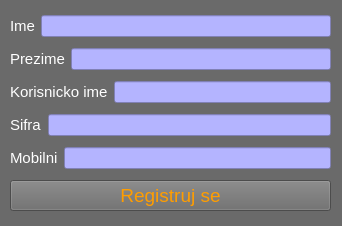
<?xml version="1.0" encoding="UTF-8"?>
<ui version="4.0">
 <class>RegisterForm</class>
 <widget class="QWidget" name="RegisterForm">
  <property name="geometry">
   <rect>
    <x>0</x>
    <y>0</y>
    <width>342</width>
    <height>226</height>
   </rect>
  </property>
  <property name="minimumSize">
   <size>
    <width>342</width>
    <height>226</height>
   </size>
  </property>
  <property name="maximumSize">
   <size>
    <width>342</width>
    <height>226</height>
   </size>
  </property>
  <property name="windowTitle">
   <string>Registracija</string>
  </property>
  <property name="styleSheet">
   <string notr="true">background-color: rgb(106, 106, 106);</string>
  </property>
  <widget class="QWidget" name="layoutWidget">
   <property name="geometry">
    <rect>
     <x>10</x>
     <y>10</y>
     <width>321</width>
     <height>211</height>
    </rect>
   </property>
   <layout class="QVBoxLayout" name="verticalLayout">
    <item>
     <layout class="QHBoxLayout" name="horizontalLayout">
      <item>
       <widget class="QLabel" name="label">
        <property name="font">
         <font>
          <pointsize>11</pointsize>
         </font>
        </property>
        <property name="styleSheet">
         <string notr="true">color: white;</string>
        </property>
        <property name="text">
         <string>Ime</string>
        </property>
       </widget>
      </item>
      <item>
       <widget class="QLineEdit" name="lineEdit">
        <property name="styleSheet">
         <string notr="true">background-color: rgb(180, 180, 255);
color: black;</string>
        </property>
       </widget>
      </item>
     </layout>
    </item>
    <item>
     <layout class="QHBoxLayout" name="horizontalLayout_2">
      <item>
       <widget class="QLabel" name="label_2">
        <property name="font">
         <font>
          <pointsize>11</pointsize>
         </font>
        </property>
        <property name="styleSheet">
         <string notr="true">color: white;</string>
        </property>
        <property name="text">
         <string>Prezime</string>
        </property>
       </widget>
      </item>
      <item>
       <widget class="QLineEdit" name="lineEdit_2">
        <property name="styleSheet">
         <string notr="true">background-color: rgb(180, 180, 255);
color: black;</string>
        </property>
       </widget>
      </item>
     </layout>
    </item>
    <item>
     <layout class="QHBoxLayout" name="horizontalLayout_3">
      <item>
       <widget class="QLabel" name="label_3">
        <property name="font">
         <font>
          <pointsize>11</pointsize>
         </font>
        </property>
        <property name="styleSheet">
         <string notr="true">color: white;</string>
        </property>
        <property name="text">
         <string>Korisnicko ime</string>
        </property>
       </widget>
      </item>
      <item>
       <widget class="QLineEdit" name="lineEdit_3">
        <property name="styleSheet">
         <string notr="true">background-color: rgb(180, 180, 255);
color: black;</string>
        </property>
       </widget>
      </item>
     </layout>
    </item>
    <item>
     <layout class="QHBoxLayout" name="horizontalLayout_4">
      <item>
       <widget class="QLabel" name="label_4">
        <property name="font">
         <font>
          <pointsize>11</pointsize>
         </font>
        </property>
        <property name="styleSheet">
         <string notr="true">color: white;</string>
        </property>
        <property name="text">
         <string>Sifra</string>
        </property>
       </widget>
      </item>
      <item>
       <widget class="QLineEdit" name="lineEdit_4">
        <property name="styleSheet">
         <string notr="true">background-color: rgb(180, 180, 255);
color: black;</string>
        </property>
       </widget>
      </item>
     </layout>
    </item>
    <item>
     <layout class="QHBoxLayout" name="horizontalLayout_5">
      <item>
       <widget class="QLabel" name="label_5">
        <property name="font">
         <font>
          <pointsize>11</pointsize>
         </font>
        </property>
        <property name="styleSheet">
         <string notr="true">color: white;</string>
        </property>
        <property name="text">
         <string>Mobilni</string>
        </property>
       </widget>
      </item>
      <item>
       <widget class="QLineEdit" name="lineEdit_5">
        <property name="styleSheet">
         <string notr="true">background-color: rgb(180, 180, 255);
color: black;</string>
        </property>
       </widget>
      </item>
     </layout>
    </item>
    <item>
     <widget class="QPushButton" name="pushButton">
      <property name="font">
       <font>
        <pointsize>14</pointsize>
       </font>
      </property>
      <property name="styleSheet">
       <string notr="true">color: rgb(255, 157, 0);</string>
      </property>
      <property name="text">
       <string>Registruj se</string>
      </property>
     </widget>
    </item>
   </layout>
  </widget>
 </widget>
 <resources/>
 <connections/>
</ui>
